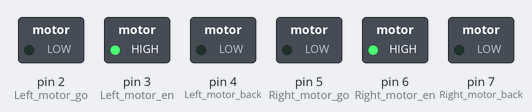
The sketch below on a simulated Arduino Uno, built with avr-gcc and run on an emulated ATmega328P. Shown: switched loads named in the sketch (green lamp = pin HIGH). Random numbers use the default seed unless the sketch sets one.

Above: at 0.1 s.
At 3.2 s:
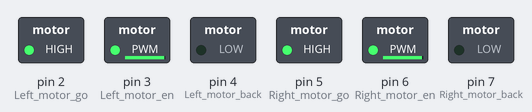
At 3.7 s:
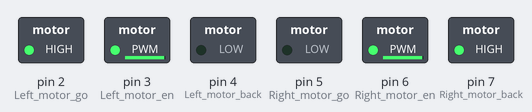
At 9.4 s:
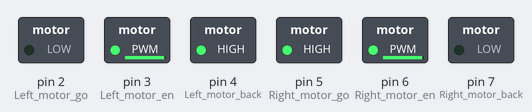
At 15.3 s:
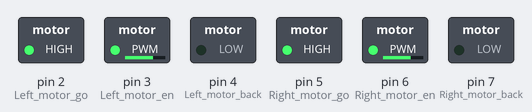
At 38.9 s:
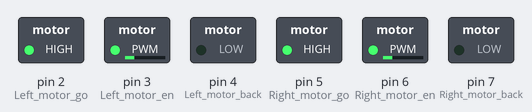
Timing chart, 0 to 40.0 s (numbered marks = the images above):
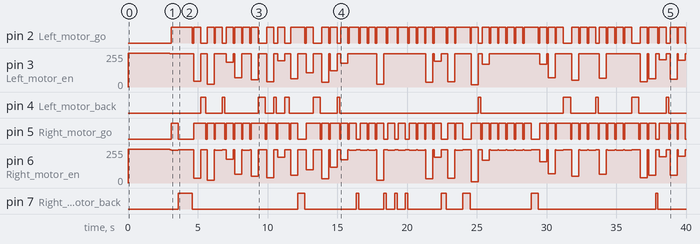

Measured:
- by itself, pin 2 (Left_motor_go): LOW → HIGH at 3.1 s, → LOW 1.5 s later, → HIGH 0.10 s later, → LOW 0.50 s later, … (98 changes in this stretch)
- by itself, pin 4 (Left_motor_back): LOW → HIGH at 5.2 s, → LOW 0.34 s later, → HIGH 1.2 s later, → LOW 0.17 s later, … (24 changes in this stretch)
- by itself, pin 5 (Right_motor_go): LOW → HIGH at 3.1 s, → LOW 0.50 s later, → HIGH 1.1 s later, → LOW 0.84 s later, … (98 changes in this stretch)
- by itself, pin 7 (Right_motor_back): LOW → HIGH at 3.6 s, → LOW 1.0 s later, → HIGH 7.5 s later, → LOW 0.51 s later, … (20 changes in this stretch)
- by itself, pin 3 (Left_motor_en): 255/255 → 250/255 at 3.0 s, → 44/255 1.7 s later, → 250/255 0.50 s later, → 21/255 0.44 s later, … (55 changes in this stretch)
- by itself, pin 6 (Right_motor_en): 255/255 → 250/255 at 3.0 s, → 247/255 0.10 s later, → 250/255 0.50 s later, → 35/255 1.1 s later, … (99 changes in this stretch)

The sketch:

inverse_crw.ino
```cpp
#include "./Gaussian.h"

int Right_motor_back = 7;
int Right_motor_go = 5;
int Right_motor_en = 6;
int Left_motor_back = 4;
int Left_motor_go = 2;
int Left_motor_en = 3;

int orientation = 0;
Gaussian gaussian = Gaussian();
int default_speed = 250; //PWM default_speed

void setup() {
  pinMode(Left_motor_go, OUTPUT);
  pinMode(Left_motor_back, OUTPUT);
  pinMode(Right_motor_go, OUTPUT);
  pinMode(Right_motor_back, OUTPUT);
  pinMode(Right_motor_en, OUTPUT);
  pinMode(Left_motor_en, OUTPUT);
  digitalWrite(Left_motor_en, HIGH); // set left motor enble
  digitalWrite(Right_motor_en, HIGH); // set right motor enble
  delay(3000); // walk at selected speed for 500 ms
}

void spin_right() {
  digitalWrite(Right_motor_go, LOW);  // right motor back off
  digitalWrite(Right_motor_back, HIGH);
  // Pulse Width Modulation(0~255) default_speed speed
  analogWrite(Right_motor_en, default_speed);
  digitalWrite(Left_motor_go, HIGH); // left motor go ahead
  digitalWrite(Left_motor_back, LOW);
  // Pulse Width Modulation(0~255) default_speed speed
  analogWrite(Left_motor_en, default_speed);
}

void spin_left() {
  digitalWrite(Right_motor_go, HIGH);  // right motor go ahead
  digitalWrite(Right_motor_back, LOW);
  analogWrite(Right_motor_en, default_speed);
  digitalWrite(Left_motor_go, LOW);  // left motor back off
  digitalWrite(Left_motor_back, HIGH);
  //PWM--Pulse Width Modulation(0~255) default_speed speed
  analogWrite(Left_motor_en, default_speed);
}

void spin_right_angle(int angle) {
  spin_right();
  delay(1020.0*angle/6);
}

void spin_left_angle(int angle) {
  spin_left();
  delay(1020.0*angle/6);
}

void run_at_speed(int speed) {
  digitalWrite(Right_motor_go, HIGH);
  digitalWrite(Right_motor_back, LOW);
  analogWrite(Right_motor_en, speed*0.99);

  digitalWrite(Left_motor_go, HIGH);
  digitalWrite(Left_motor_back, LOW);
  analogWrite(Left_motor_en, speed);
}

void brake() {
  digitalWrite(Left_motor_back, LOW);
  digitalWrite(Left_motor_go, LOW);
  digitalWrite(Right_motor_go, LOW);
  digitalWrite(Right_motor_back, LOW);
}

void orient(int new_orientation) {
  int rotation = new_orientation-orientation;
  if (rotation < 0) {
    rotation += 12;
  }
  if (rotation <= 5) {
    spin_left_angle(rotation);
  }
  else {
    spin_right_angle(12-rotation);
  }
  brake(); //stop
  delay(100);
  orientation = new_orientation;
}

void neutrophil_inverse_crw() {
  double speedStd = 8.5;
  double speedMean = 5.95;
  double attackFactor = 0.55;
  double correlationFactor = 1;
  double pitchRateMean = 2.65;
  double pitchRateStd = 1.5;

  // apply movement to the cell in the direction that it faces
  gaussian.mean = speedMean;
  gaussian.variance = speedStd*speedStd;
  double currentSpeed = gaussian.random();
  // units in um/min. Ensure not faster than maximum possible neutrophil spd.
  double maxSpeed = 25.0;
  currentSpeed = min(maxSpeed, currentSpeed);
  // cell's can't move backwards
  currentSpeed = abs(currentSpeed);

  gaussian.mean = pitchRateMean;
  gaussian.variance = pitchRateStd*pitchRateStd;
  double pitch = gaussian.random();
  /* This is the critical bit, relating the last speed to the pitch.
   * Correlation factor describes the sensitivity to speed.
   * When correlationFactor=0, speed has no influence
   * on pitch. When correlationFactor=1, speed as a proportion of maximum
   * speed completely scales pitch.
   */
  double scaledMaxSpeed = pow(maxSpeed, attackFactor);
  double scaledSpeed = pow(currentSpeed, attackFactor);
  pitch *= (1.0 - correlationFactor) +
    (correlationFactor * (scaledMaxSpeed - scaledSpeed) / scaledMaxSpeed);
  //pitch *= Simulation.timeSlice;    // account for timestep.
  // multiply orientation by rotateQ, because pitchQ is calculated relative to
  // cell, not in absolute space.
  double new_orientation = orientation+pitch/(M_PI*2)*12;
  orient(new_orientation);
  run_at_speed(currentSpeed/maxSpeed*250); //200 is the maxSpeed of robot
  delay(500); // walk at selected speed for 500 ms
}

void neutrophil_brownian() {
  double speedStd = 10;
  gaussian.mean = 0;
  gaussian.variance = speedStd*speedStd;
  double currentSpeed = gaussian.random();
  double maxSpeed = 25.0;
  currentSpeed = min(maxSpeed, currentSpeed);
  currentSpeed = abs(currentSpeed);
  orient(random(0, 12));
  run_at_speed(currentSpeed/maxSpeed*250); //200 is the maxSpeed of robot
  delay(500); // walk at selected speed for 500 ms
}

void calibrate_wheel_alignment() {
  run_at_speed(default_speed);
}

void calibrate_right_360_angle() {
  spin_right_angle(2*M_PI);
  brake();
  delay(3000);
}

void calibrate_left_360_angle() {
  spin_left_angle(2*M_PI);
  brake();
  delay(3000);
}

void loop() {
  neutrophil_inverse_crw();
  //neutrophil_brownian();
  //calibrate_wheel_alignment();
  //calibrate_left_360_angle();
  //calibrate_right_360_angle();
}

//power robot parameters
//at speed 100, left should be 0.95 of total speed
//set default_speed to 100
//for 360 degree turns, use 2*MPI
//max speed in inverse_crw and brownian to 150
/*
void spin_right_angle(int angle) {
  spin_right();
  delay(782.0*angle/6);
}

void spin_left_angle(int angle) {
  spin_left();
  delay(780.0*angle/6);
}
 */

//slow robot parameters
//at speed 250, right should be 0.99 of total speed
//set default_speed to 250
//for 360 degree turns, use 2*MPI
//max speed in inverse_crw and brownian to 150

/*
void spin_right_angle(int angle) {
  spin_right();
  delay(1020.0*angle/6);
}

void spin_left_angle(int angle) {
  spin_left();
  delay(1020.0*angle/6);
}
 */
```

Gaussian.h
```cpp
/*
 	Gaussian.h - An Gaussian object

	This class was made to make it easy to understand and use
	Gaussians in real life applications.

	For instructions, go to https://github.com/ivanseidel/Gaussian

	Created by Ivan Seidel Gomes, July, 2013.
	Released into the public domain.
*/

#ifndef Gaussian_h
#define Gaussian_h

#include "math.h"
#include "Arduino.h"

#define MAX_VARIANCE 2147483600

class Gaussian
{
protected:
	/*
		Return the result of the sum of a gaussian
		with _mean and _variance and This gaussian,
		in a NEW object;
	*/
	virtual Gaussian sum(double _mean, double _variance){
		double nMean = (variance * _mean + _variance * mean) / (_variance + variance);
		double nVariance = 1.0 / (1.0/variance + 1.0/_variance);

		return Gaussian(nMean, nVariance);
	}

	/*
		Return the result of the sum of _gaus and This
		gaussian, in a NEW object;
	*/
	virtual Gaussian sum(Gaussian _gaus){
		return sum(_gaus.mean, _gaus.variance);
	}

public:
	/*
		Leave it public, to make it easier
	*/
	double mean, variance;

	/*
		Constructor method
		Default variance is MAC_VARIANCE
	*/
	Gaussian(double _mean = 0.0, double _variance = MAX_VARIANCE){
		mean = _mean;
		variance = _variance;
	}

	/*
		Set the mean to _val
	*/
	virtual Gaussian setMean(double _val){
		mean = _val;

		return *this;
	}

	/*
		Move the mean by _val
	*/
	virtual Gaussian move(double _val){
		mean += _val;

		return *this;
	}

	/*
		Increase the variance by _val
	*/
	virtual Gaussian vary(double _val){
		variance += _val;

		return *this;
	}

	/*
		Increase the variance by _val
	*/
	virtual Gaussian setVariance(double _val){
		variance = _val;

		return *this;
	}


	/*
		Copies the same mean and variance to the current object
	*/
	virtual void operator=(Gaussian _gaus){
		mean = _gaus.mean;
		variance = _gaus.variance;
	}

	/*
		Overrides the + operator to be able to sum with gaussians like:
			Gaussian b = Gaussian(10, 20);
			Gaussian a = b + Gaussian(1,10);
	*/
	virtual Gaussian operator+(Gaussian _gaus){
		return sum(_gaus);
	}

	/*
		Overrides the += operator to be able to sum with gaussians like:
			Gaussian b = Gaussian(10, 20);
			Gaussian a += b;
	*/
	virtual void operator+=(Gaussian _gaus){
		*this = sum(_gaus);
	}

	/*
		Randomize a variable with Gaussian distribuition,
		using it's mean and variance
	*/
	virtual double random(){
		double R1, R2;
		R1 = ::random(MAX_VARIANCE)/(double)MAX_VARIANCE;
		R2 = ::random(MAX_VARIANCE)/(double)MAX_VARIANCE;
		return mean + variance * cos( 2 * M_PI * R1) * sqrt(-log(R2));
	}

	virtual double plot(double x){
		static const float inv_sqrt_2pi = 0.3989422804014327;
		double sigma = sqrt(variance);
	    double a = (x - mean) / sigma;

	    return inv_sqrt_2pi / sigma * exp(-0.5f * a * a);
	}

};


#endif
```
